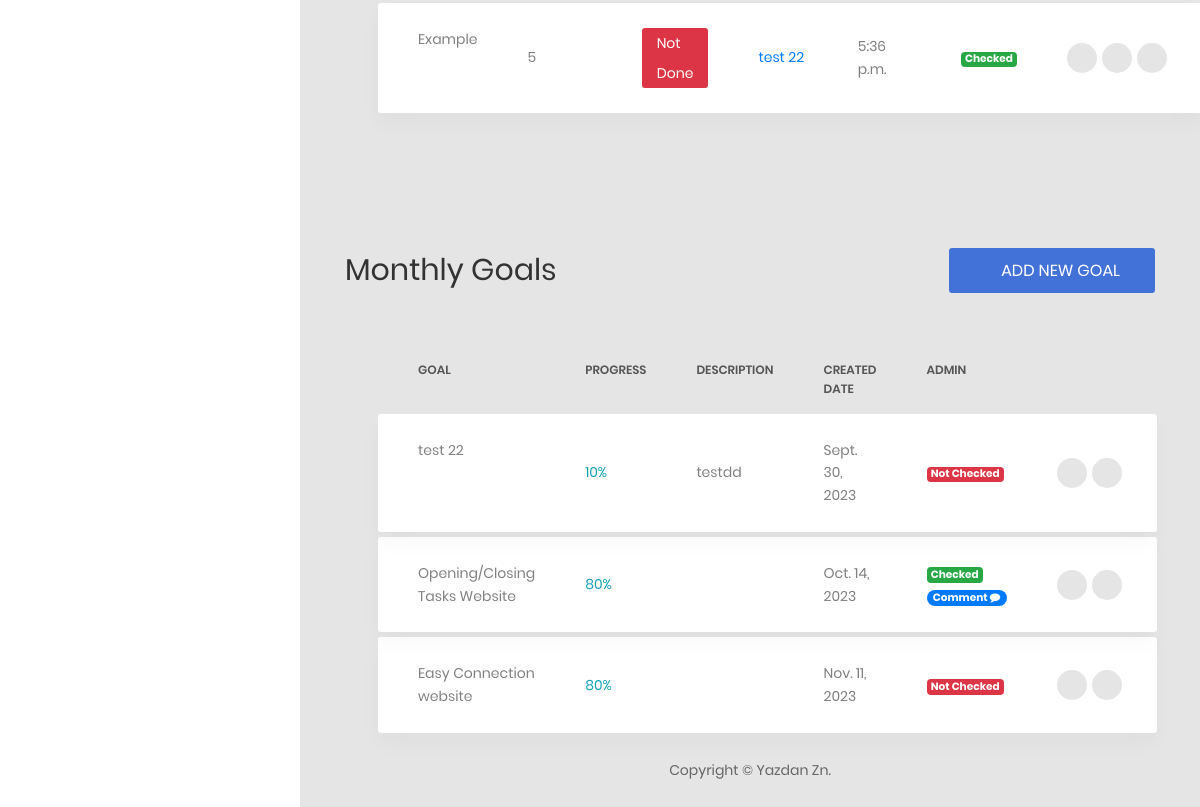
Before: /dashboard/oct/ (signed in, lower part) with the older database file.
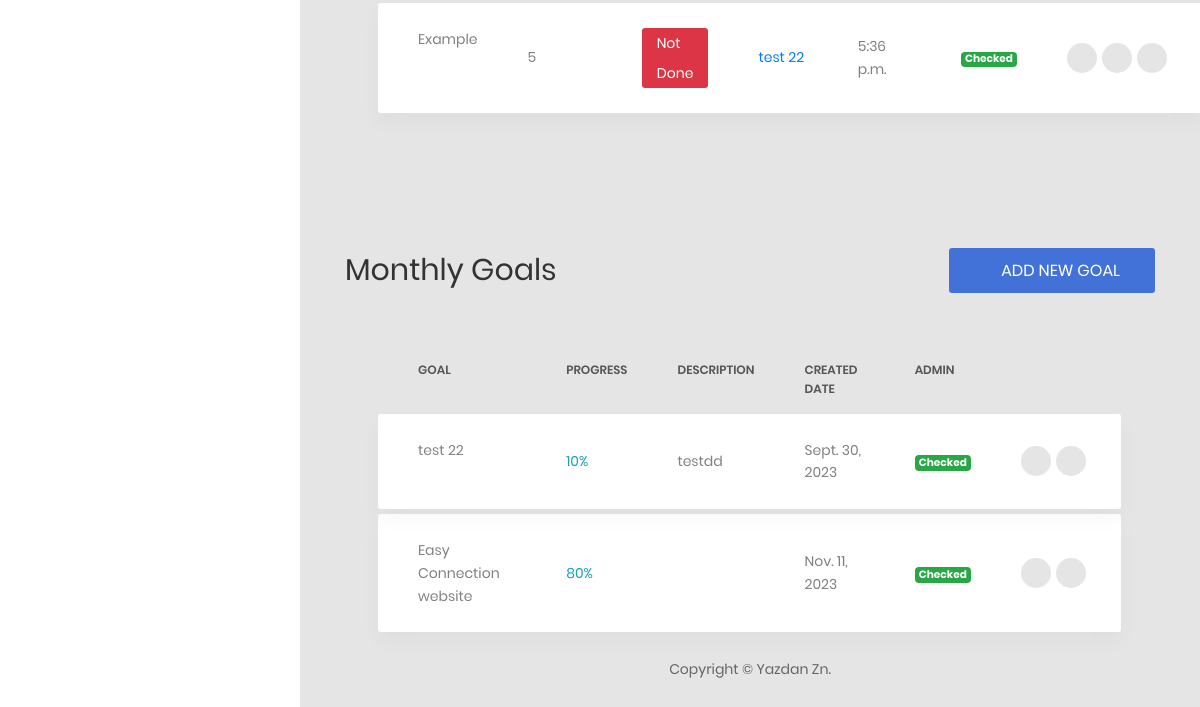
After: the same page with the newer database file.
### OCT/models.py (models this page shows, shortened)
class DailyTasks(models.Model):
    topic = models.CharField(max_length=150)
    estimated_time = models.CharField(max_length=150)
    actual_time = models.CharField(max_length=150, null=True,blank=True)
    goal_related_to = models.ForeignKey('MonthlyTasks',related_name='goal_related_to',on_delete=models.SET_NULL, blank=True, null=True)
    created_at = models.DateTimeField(auto_now_add=True)
    admin_comment = models.CharField(max_length=150, null=True,blank=True)
    checked_by_admin = models.BooleanField(default=False)
    closed_at = models.DateTimeField(null=True,blank=True)
    STATUS_CHOICES = (
        ('jc','Just Created'),
        ('og','On Going'),
        ('edt', 'Edited'),
        ('done', 'Done'),
        ('nd','Not Done')
    )
    status = models.CharField(max_length=150,choices=STATUS_CHOICES,default='jc')

class MonthlyTasks(models.Model):
    goal = models.CharField(max_length=150)
    progress_percentage = models.CharField(max_length=150)
    description = models.TextField()
    created_at = models.DateTimeField(auto_now_add=True)
    closed_at = models.DateTimeField(null=True,blank=True)
    admin_comment = models.CharField(max_length=150, null=True,blank=True)
    checked_by_admin = models.BooleanField(default=False)
    STATUS_CHOICES = (
        ('og','On Going'),
        ('done', 'Done'),
        ('nd','Not Done')
    )
    status = models.CharField(max_length=150,choices=STATUS_CHOICES,default='og')
    def __str__(self):
        return self.goal

### OCT/views.py (the view, shortened to what this page needs)
# urls.py: path("", views.dashboard_oc_tasks, name="oc-tasks"),
def dashboard_oc_tasks(request):
    if not request.user.is_authenticated:
        return redirect("login")
    if not OCT.objects.filter(user=request.user).exists():
        OCT.objects.create(user=request.user)
    found_oct = OCT.objects.filter(user=request.user).first()
    monthly_tasks = list(found_oct.monthly_tasks.filter(Q(created_at__month=date.today().month) | ~Q(progress_percentage__in = ['100','100%','100 %'])))
    daily_tasks = list(found_oct.daily_tasks.filter(Q(created_at__gte=date.today()) | Q(status='nd')))
    return render(request, 'OCT/oc-tasks.html',{'page':'oc-tasks','daily_tasks':daily_tasks,"monthly_tasks":monthly_tasks})

### OCT/templates/OCT/oc-tasks.html (shortened to what the changed rows need)
{% extends 'dashboard/base.html' %}
{% block content %}
<div class="row">
        <div class="col-md-12 px-5">
            <div class="table-responsive table-responsive-data2">
                <table class="table table-data2">
                    <tbody>
                        {% for task in daily_tasks %}
                        <tr class="tr-shadow">
                            <td>{{ task.topic }}</td>
                            <td>{{ task.estimated_time }}</td>
                            <td>
                                <span class="role position-relative
                                {% if task.status == "jc" %} bg-warning
                                {% elif task.status == "cba" %}  bg-success
                                {% elif task.status == "og" %} bg-success
                                {% elif task.status == "done" %} bg-primary
                                {% elif task.status == "nd" %} bg-danger
                                {% endif %}
                                ">
                                    {{ task.get_status_display }}
                                </span>
                            </td>
                            <td>
                                <span class="text-primary">{{ task.goal_related_to }}</span>
                            </td>
                            <td>{{ task.created_at.time }}</td>
                            <td>
                                {% if task.checked_by_admin %}
                                    <span class="badge badge-success">Checked</span>
                                {% else %}
                                    <span class="badge badge-danger">Not Checked</span>
                                {% endif %}
                            </td>
                            <td>
                                <div class="table-data-feature">
                                    {% if task.status != 'done' %}
                                        <button data-toggle="modal" data-target="#daily_task_edit_{{ task.id }}" class="item" data-toggle="tooltip" data-placement="top" title="Edit">
                                            <i class="zmdi zmdi-edit"></i>
                                        </button>
                                        <button class="item" data-toggle="modal" data-target="#daily_task_delete_{{ task.id }}" title="Delete Task" data-toggle="tooltip" data-placement="top" title="Delete Task">
                                            <i class="zmdi zmdi-delete"></i>
                                        </button>
                                        <button  data-toggle="modal" data-target="#daily_task_close_{{ task.id }}" class="item" data-placement="top" title="Close Task">
                                            <i class="zmdi zmdi-check" ></i>
                                        </button>
                                    {% endif %}
                                </div>
                            </td>
                        </tr>
                        <tr class="spacer"></tr>
                        {% endfor %}
                    </tbody>
                </table>
            </div>
        </div>
</div>
<div class="row">
    <div class="col-md-12">
        <div class="overview-wrap">
            <h2 class="title-1">Monthly Goals</h2>
        </div>
    </div>
    <div class="col-md-12 px-5">
        <div class="table-responsive table-responsive-data2">
            <table class="table table-data2">
                <thead>
                    <tr>
                        <th>goal</th>
                        <th>progress</th>
                        <th>description</th>
                        <th>created date</th>
                        <th>Admin</th>
                        <th></th>
                    </tr>
                </thead>
                <tbody>
                    {% for task in monthly_tasks %}
                        <tr class="tr-shadow">
                            <td>{{ task.goal }}</td>
                            <td class="text-info">
                                {{ task.progress_percentage }}
                            </td>
                            <td >{{ task.description }}</td>
                            <td >{{ task.created_at.date }}</td>
                            <td>
                                {% if task.checked_by_admin %}
                                    <span class="badge badge-success">Checked</span>
                                    {% if task.admin_comment %}
                                    <div class="account-wrap float-right">
                                        <div class="account-item clearfix js-item-menu">
                                            <div class="">
                                                <a class="js-acc-btn" href="#">
                                                    <span class="badge badge-pill badge-primary">
                                                        Comment
                                                        <i class=" fa fa-comment text-white" ></i>
                                                    </span>
                                                </a>
                                            </div>
                                        </div>
                                    </div>
                                    {% endif %}
                                {% else %}
                                    <span class="badge badge-danger">Not Checked</span>
                                {% endif %}
                            </td>
                            <td>
                                <div class="table-data-feature">
                                    <button data-toggle="modal" data-target="#monthly_task_edit_{{ task.id }}" class="item" data-toggle="tooltip" data-placement="top" title="Edit">
                                        <i class="zmdi zmdi-edit"></i>
                                    </button>
                                    <button onclick="window.location.href='{% url "oc-update" %}?id={{ task.id }}&type=monthly';" class="item" data-toggle="tooltip" data-placement="top" title="Delete">
                                        <i class="zmdi zmdi-delete"></i>
                                    </button>
                                </div>
                            </td>
                        </tr>
                        <tr class="spacer"></tr>
                    {% endfor %}
                </tbody>
            </table>
        </div>
    </div>
</div>
{% endblock content %}

Changed rows visible on the page:
no longer on this page (row edited): MonthlyTasks: goal "Opening/Closing Tasks Website", progress_percentage "80%", created_at "Oct. 14, 2023"
changed MonthlyTasks "test 22": checked_by_admin "Not Checked" → "Checked"
changed MonthlyTasks "Easy Connection website": checked_by_admin "Not Checked" → "Checked"
